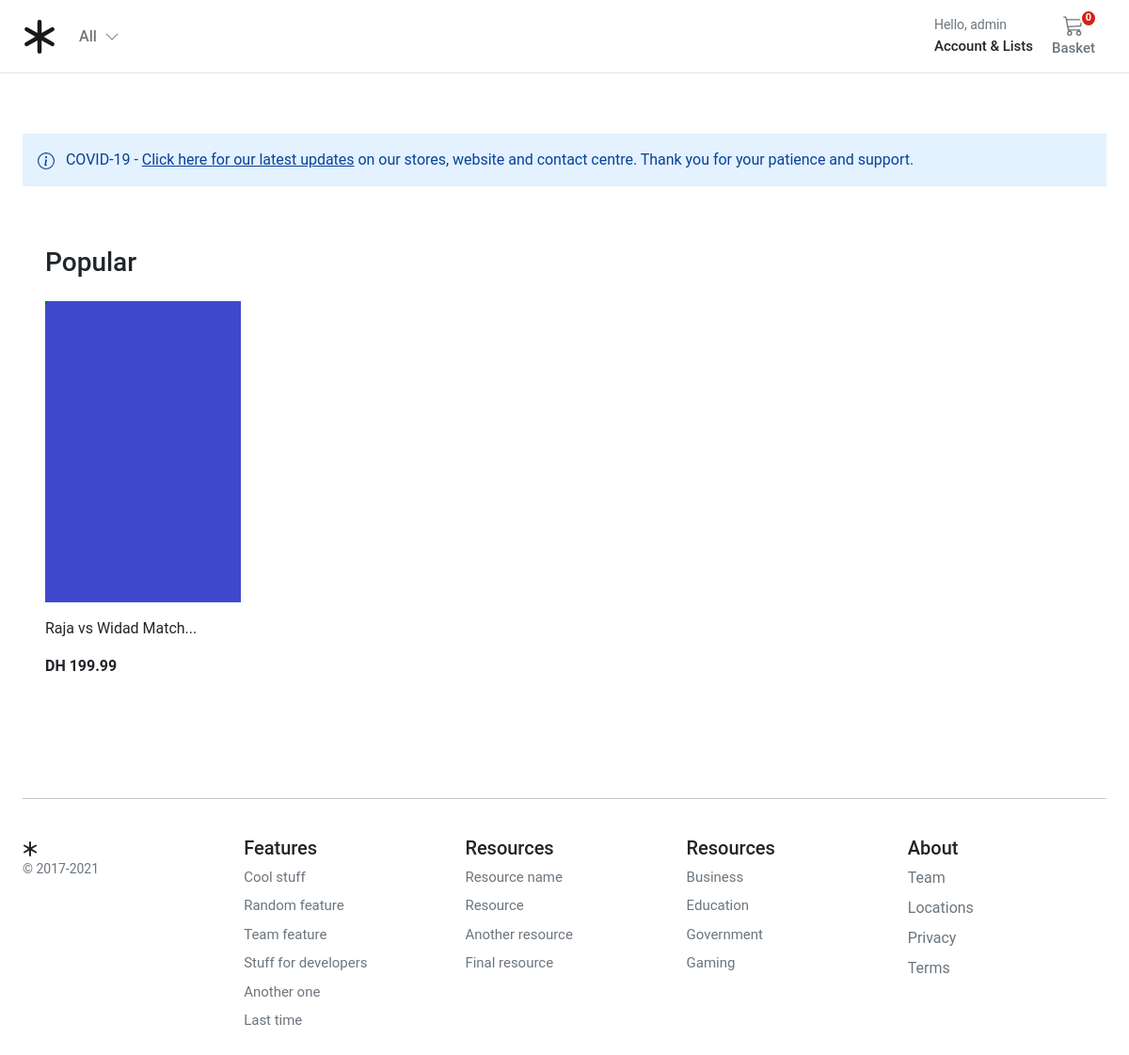
Page / (signed in) on the committed database.
### account/models.py (models this page shows, shortened)
class Customer(AbstractBaseUser, PermissionsMixin):
    email = models.EmailField(_('email address'), unique=True)
    name = models.CharField(max_length=150)
    mobile = models.CharField(max_length=20, blank=True)
    is_active = models.BooleanField(default=False)
    is_staff = models.BooleanField(default=False)
    created = models.DateTimeField(auto_now_add=True)
    updated = models.DateTimeField(auto_now=True)
    objects = CustomAccountManager()
    USERNAME_FIELD = 'email'
    REQUIRED_FIELDS = ['name']
    class Meta:
        verbose_name = "Accounts"
        verbose_name_plural = "Accounts"

### store/models.py (models this page shows, shortened)
class TicketImage(models.Model):
    ticket = models.ForeignKey(Ticket, on_delete=models.CASCADE, related_name="ticket_image")
    image = models.ImageField(
        verbose_name=_("image"),
        help_text=_("Upload a ticket image"),
        upload_to="images/",
        default="images/default.png",
    )
    alt_text = models.CharField(
        verbose_name=_("Alturnative text"),
        help_text=_("Please add alturnative text"),
        max_length=255,
        null=True,
        blank=True,
    )
    is_feature = models.BooleanField(default=False)
    created_at = models.DateTimeField(auto_now_add=True, editable=False)
    updated_at = models.DateTimeField(auto_now=True)
    class Meta:
        verbose_name = _("Ticket Image")
        verbose_name_plural = _("Ticket Images")

class Ticket(models.Model):
    ticket_type = models.ForeignKey(TicketType, on_delete=models.RESTRICT)
    category = models.ForeignKey(Category, on_delete=models.RESTRICT)
    title = models.CharField(
        verbose_name=_("title"),
        help_text=_("Required"),
        max_length=255,
    )
    description = models.TextField(verbose_name=_("description"), help_text=_("Not Required"), blank=True)
    slug = models.SlugField(max_length=255)
    regular_price = models.DecimalField(
        verbose_name=_("Regular price"),
        help_text=_("Maximum 9999.99"),
        error_messages={
            "name": {
                "max_length": _("The price must be between 0 and 9999.99."),
            },
        },
        max_digits=6,
        decimal_places=2,
    )
    discount_price = models.DecimalField(
        verbose_name=_("Discount price"),
        help_text=_("Maximum 9999.99"),
        error_messages={
            "name": {
                "max_length": _("The price must be between 0 and 9999.99."),
            },
        },
        max_digits=6,
        decimal_places=2,
    )
    is_active = models.BooleanField(
        verbose_name=_("Ticket visibility"),
        help_text=_("Change ticket visibility"),
        default=True,
    )
    created_at = models.DateTimeField(_("Created at"), auto_now_add=True, editable=False)
    updated_at = models.DateTimeField(_("Updated at"), auto_now=True)
    users_wishlist = models.ManyToManyField(settings.AUTH_USER_MODEL, related_name="user_wishlist", blank=True)
    class Meta:
        ordering = ("-created_at",)
        verbose_name = _("Ticket")
        verbose_name_plural = _("Tickets")
    def get_absolute_url(self):
        return reverse("store:ticket_detail", args=[self.slug])

### store/views.py (the view)
# urls.py: path('', views.ticket_all, name='store_home'),
def ticket_all(request):
    tickets = Ticket.objects.prefetch_related("ticket_image").filter(is_active=True)
    return render(request, "store/index.html", {"tickets": tickets})

### basket/basket.py (called while the page is built)
    def __len__(self):
        return sum(item["qty"] for item in self.basket.values())

### basket/context_processors.py (called while the page is built)
def basket(request):
    return {'basket': Basket(request)}

### store/context_processors.py (called while the page is built)
def categories(request):
    return {"categories": Category.objects.filter(level=0)}

### store/models.py (called while the page is built)
    def get_absolute_url(self):
        return reverse("store:category_list", args=[self.slug])

### templates/store/index.html (shortened to what this page needs)
{% extends "base.html" %}
{% block content %}
<div class="container">
  <div class="alert alert-primary fw600 rounded-0 border-0 pb-3" role="alert">
    COVID-19 - <u>Click here for our latest updates</u> on our stores, website and contact centre. Thank you for
    your patience and support.
  </div>
  <div class="container">
    <div class="row">
      <div class="album py-5">
        <div class="pb-3">
          <h1 class="h3">Popular</h1>
        </div>
        {% if not tickets %}
        <div class="col-12">There are currently no tickets active</div>
        {% else %}
        <div class="row row-cols-1 row-cols-sm-2 row-cols-md-5 g-3">
          {% for ticket in tickets %}
          <div class="col">
            <div class="card border-0">
              {% for image in ticket.ticket_image.all %}
              {% if image.is_feature%}
              <img class="img-fluid" alt="Responsive image" src="{{ image.image.url }}"
                alt="{{ image.image.alt_text }}">
              {% endif %}
              {% endfor %}
              <div class="card-body px-0">
                <p class="card-text">
                  <a class="text-dark text-decoration-none"
                    href="{{ ticket.get_absolute_url }}">{{ ticket.title|slice:":50" }}...</a>
                </p>
                <div class="fw-bold">DH
                  {{ticket.regular_price}}</div>
              </div>
            </div>
          </div>
          {% endfor %}
        </div>
        {% endif %}
      </div>
    </div>
  </div>
  {% endblock %}

### templates/base.html (shortened to what this page needs)
{% load static %}
<!DOCTYPE html>
<html>
<head>
  <link href="https://cdn.jsdelivr.net/npm/bootstrap@5.0.0-beta1/dist/css/bootstrap.min.css" rel="stylesheet"
>
  <link rel="stylesheet" href="{% static 'core/css/base.css' %}">
  <link rel="stylesheet" href="{% block stylesheet %}{% endblock %}">
</head>
<body>
  <header class="pb-3">
    <nav class="navbar navbar-expand-md navbar-light bg-white border-bottom">
      <div class="container-fluid px-md-4">
        <div class="d-flex w-100 navbar-collapse">
          <a class="navbar-brand d-flex-inline" href="/">
          </a>
          <ul class="navbar-nav me-auto mb-2 mb-md-0">
            <li class="nav-item dropdown">
              <a class="nav-link dropdown-toggle d-none d-md-block fw500" href="#" id="navbarDropdown" role="button"
                data-bs-toggle="dropdown" aria-expanded="false">
                All
                <i class="ps-1"><svg xmlns="http://www.w3.org/2000/svg" width="16" height="16" fill="currentColor"
                    class="bi bi-chevron-down" viewBox="0 0 16 16">
                    <path fill-rule="evenodd"
                      d="M1.646 4.646a.5.5 0 0 1 .708 0L8 10.293l5.646-5.647a.5.5 0 0 1 .708.708l-6 6a.5.5 0 0 1-.708 0l-6-6a.5.5 0 0 1 0-.708z" />
                  </svg></i>
              </a>
            </li>
          </ul>
          <div>
            <div class="collapse navbar-collapse" id="navbarSupportedContent2">
              <ul class="navbar-nav me-auto mb-2 mb-lg-0">
                <li class="nav-item dropdown">
                  <a class="nav-link dropdown-toggle text-reset" href="#" id="navbarDropdown" role="button"
                    data-bs-toggle="dropdown" aria-expanded="false">
                    <div class="small text-muted">Hello,
                      {% if user.is_authenticated %}
                        {{ request.user.name }}
                      {% else %}
                      Login
                      {% endif %}
                    </div>
                    <span class="fs15 fw500">Account &amp; Lists
                    </span>
                  </a>
                </li>
              </ul>
            </div>
          </div>
          <a type="button" role="button" href="{% url "basket:basket_summary" %}"
            class="btn btn-outline-secondary border-0 basket-btn">
            {% with total_qty=basket|length %}
            <div id="basket-qty" class="basket-qty">
              {% if total_qty > 0 %}
              {{ total_qty }}
              {% else %}
              0
              {% endif %}
            </div>
            {% endwith %}
            <div>
            </div>
            <span class="fs15 fw500">Basket</span>
          </a>
        </div>
      </div>
    </nav>
  </header>
  <main class="pt-5">
    <div id="content">{% block content %} {% endblock %}</div>
  </main>
  <footer class="container py-5 footer">
    <hr>
    <div class="row pt-4">
      <div class="col-12 col-md">
        <small class="d-block mb-3 text-muted">&copy; 2017-2021</small>
      </div>
      <div class="col-6 col-md fs15">
        <h5>Features</h5>
        <ul class="list-unstyled">
          <li><a class="link-secondary text-decoration-none" href="#">Cool stuff</a></li>
          <li><a class="link-secondary text-decoration-none" href="#">Random feature</a></li>
          <li><a class="link-secondary text-decoration-none" href="#">Team feature</a></li>
          <li><a class="link-secondary text-decoration-none" href="#">Stuff for developers</a></li>
          <li><a class="link-secondary text-decoration-none" href="#">Another one</a></li>
          <li><a class="link-secondary text-decoration-none" href="#">Last time</a></li>
        </ul>
      </div>
      <div class="col-6 col-md fs15">
        <h5>Resources</h5>
        <ul class="list-unstyled">
          <li><a class="link-secondary text-decoration-none" href="#">Resource name</a></li>
          <li><a class="link-secondary text-decoration-none" href="#">Resource</a></li>
          <li><a class="link-secondary text-decoration-none" href="#">Another resource</a></li>
          <li><a class="link-secondary text-decoration-none" href="#">Final resource</a></li>
        </ul>
      </div>
      <div class="col-6 col-md fs15">
        <h5>Resources</h5>
        <ul class="list-unstyled">
          <li><a class="link-secondary text-decoration-none" href="#">Business</a></li>
          <li><a class="link-secondary text-decoration-none" href="#">Education</a></li>
          <li><a class="link-secondary text-decoration-none" href="#">Government</a></li>
          <li><a class="link-secondary text-decoration-none" href="#">Gaming</a></li>
        </ul>
      </div>
      <div class="col-6 col-md">
        <h5>About</h5>
        <ul class="list-unstyled">
          <li><a class="link-secondary text-decoration-none" href="#">Team</a></li>
          <li><a class="link-secondary text-decoration-none" href="#">Locations</a></li>
          <li><a class="link-secondary text-decoration-none" href="#">Privacy</a></li>
          <li><a class="link-secondary text-decoration-none" href="#">Terms</a></li>
        </ul>
      </div>
    </div>
  </footer>
</body>
</html>

### static/core/css/base.css (style rules this page uses)
@media (min-width: 1000px) { .container { max-width: 1000px; } }
@media (max-width: 1200px) { .container { max-width: 100%; padding:0 24px; } }
.dropdown-toggle::after { display: none; }
.alert-primary { background-color: #E4F1FF; }
html, body, p, div { letter-spacing: -0.02px; font-family: 'Roboto', sans-serif; }
.fs15 { font-size: 0.9375rem; }
.fw500 { font-weight: 500; }
.basket-qty { color: #fff; background: #d42114; border: 2px solid #fff; border-radius: 50%; text-align: center; font-size: 11px; height: 15px; width: 14px; position: absolute; box-sizing: content-box; font-weight: 600; display: flex; justify-content: center; align-items: center; top: 1px; right: 10px; }
.basket-btn { position: relative; }
.footer > div > div > ul > li { padding-bottom:8px; }

### rows in the picture
Customer: user.name "admin"
Ticket: title "Raja vs Widad Match", regular_price "199.99"
TicketImage: image (placeholder picture)
